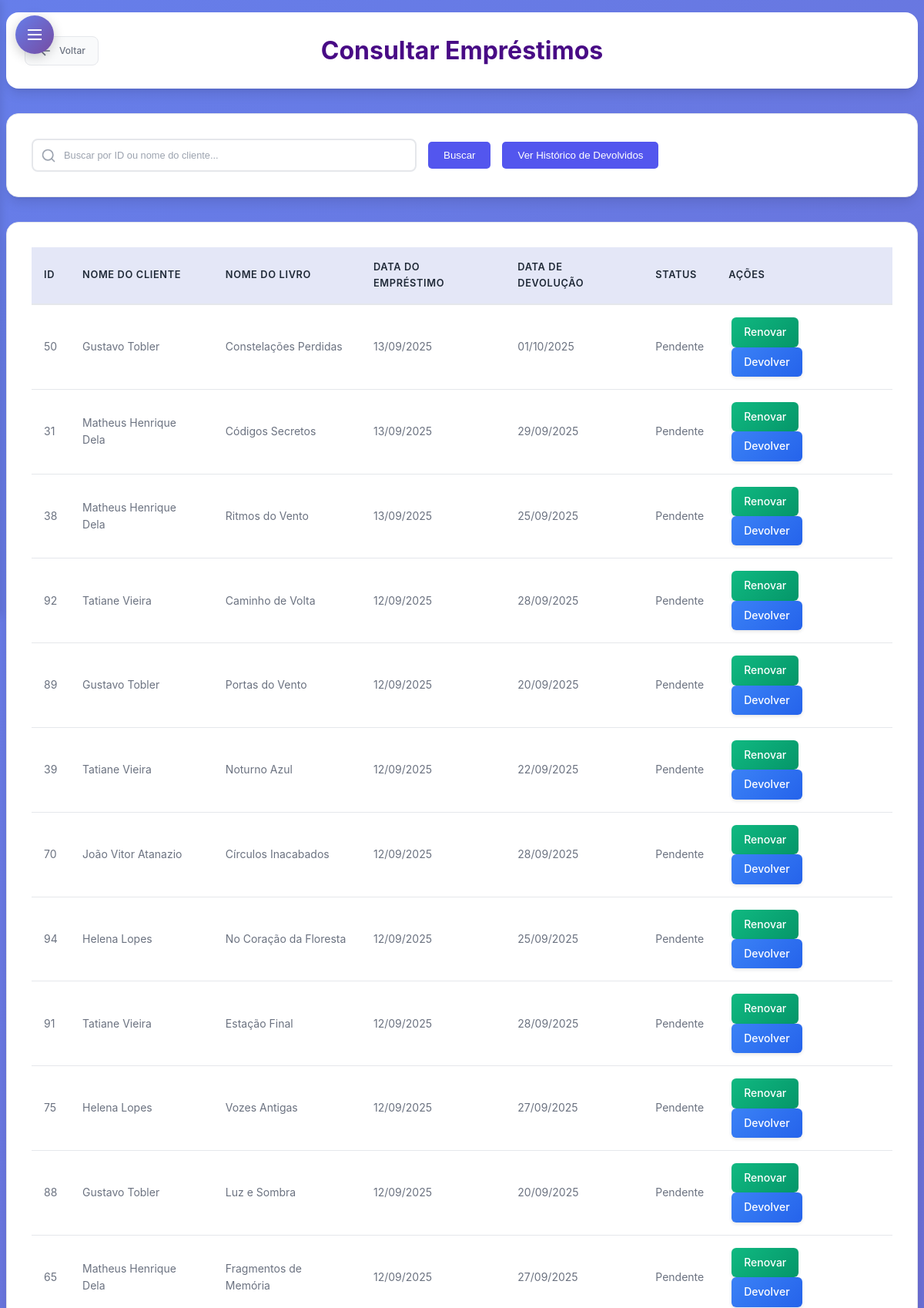
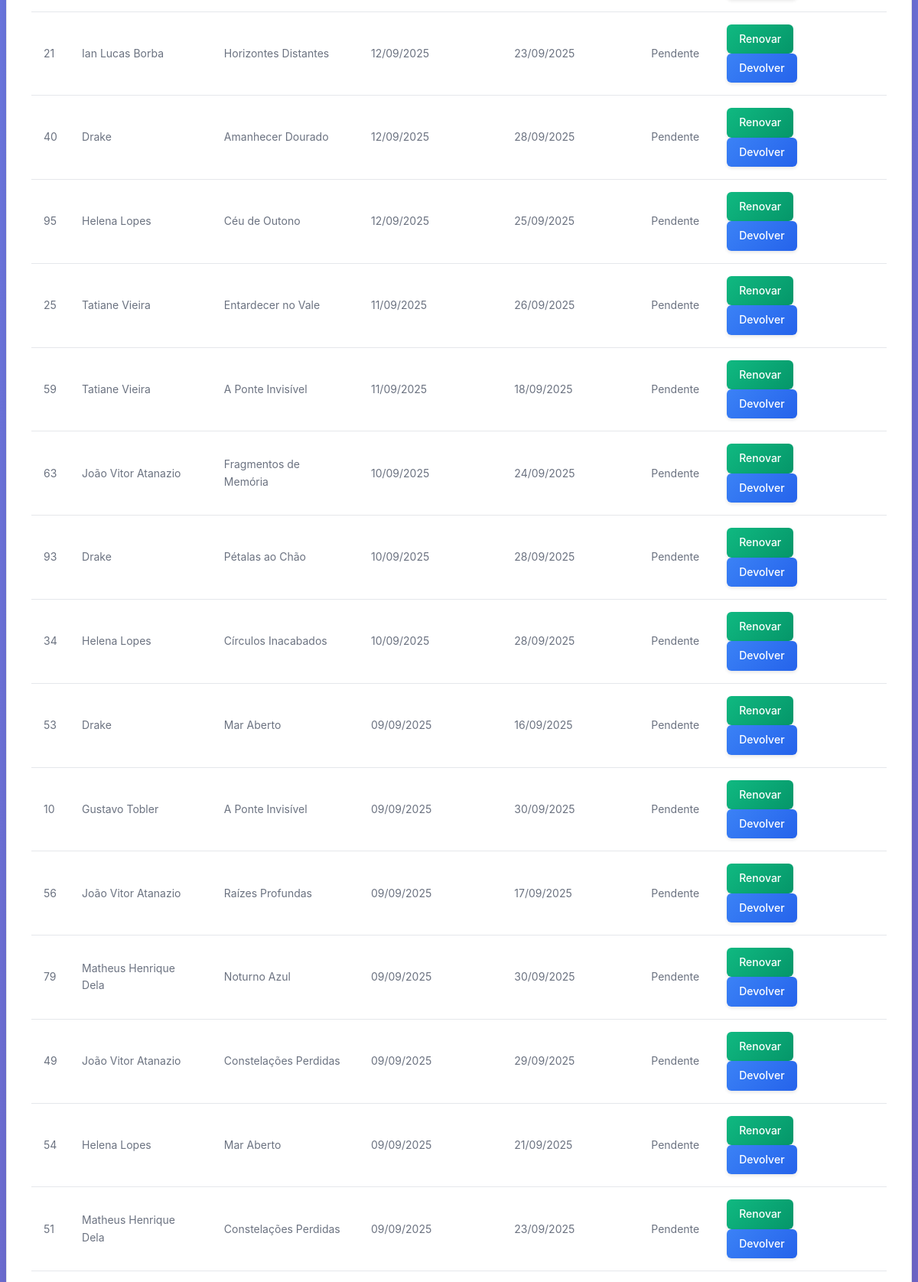
Screenshot of /subtelas/consultar_emprestimo.php (signed in, upper part) with the database file from the repository (2 pictures, top to bottom).
### tables this page shows
CREATE TABLE `emprestimo` (
  `Cod_Emprestimo` int(11) NOT NULL,
  `Cod_Cliente` int(11) NOT NULL,
  `Cod_Livro` int(11) NOT NULL,
  `Data_Emprestimo` date NOT NULL,
  `Data_Devolucao` date NOT NULL,
  `Data_Ultima_Renovacao` date DEFAULT NULL,
  `Status_Emprestimo` enum('Pendente','Devolvido') DEFAULT 'Pendente'
);

CREATE TABLE `cliente` (
  `Cod_Cliente` int(11) NOT NULL,
  `Cod_Perfil` int(11) DEFAULT NULL,
  `Nome` varchar(50) NOT NULL,
  `CPF` varchar(15) NOT NULL,
  `Email` varchar(255) NOT NULL,
  `Sexo` varchar(10) NOT NULL,
  `Nome_Responsavel` varchar(50) DEFAULT NULL,
  `Telefone` varchar(20) NOT NULL,
  `Data_Nascimento` date NOT NULL,
  `CEP` varchar(20) NOT NULL,
  `UF` char(2) NOT NULL,
  `Cidade` varchar(30) NOT NULL,
  `Bairro` varchar(30) NOT NULL,
  `Rua` varchar(40) NOT NULL,
  `Num_Residencia` int(11) NOT NULL,
  `Foto` longblob NOT NULL,
  `status` enum('ativo','inativo') DEFAULT 'ativo'
);

CREATE TABLE `livro` (
  `Cod_Livro` int(11) NOT NULL,
  `Cod_Autor` int(11) DEFAULT NULL,
  `Cod_Editora` int(11) DEFAULT NULL,
  `Cod_Doador` int(11) DEFAULT NULL,
  `Cod_Genero` int(11) DEFAULT NULL,
  `Titulo` varchar(50) NOT NULL,
  `Data_Lancamento` varchar(12) DEFAULT NULL,
  `Data_Registro` varchar(12) DEFAULT NULL,
  `Quantidade` int(11) NOT NULL,
  `Num_Prateleira` char(2) DEFAULT NULL,
  `Foto` longblob NOT NULL,
  `status` enum('ativo','inativo') DEFAULT 'ativo'
);

### subtelas/consultar_emprestimo.php (the view, shortened to what this page needs)
  <?php
require_once '../conexao.php';
$emprestimos = [];
$mostrar_inativos = isset($_GET['inativos']) && $_GET['inativos'] === 'true';
try {
    $statusFiltro = $mostrar_inativos ? "e.Status_Emprestimo = 'inativo'" : "e.Status_Emprestimo = 'Pendente'";
    if ($_SERVER["REQUEST_METHOD"] == "POST" && !empty($_POST['busca'])) {
        $busca = trim($_POST['busca']);
        if (is_numeric($busca)) {
            $sql = "SELECT e.Cod_Emprestimo, c.Nome AS Nome_Cliente, l.Titulo AS Nome_Livro,
                           e.Data_Emprestimo, e.Data_Devolucao, e.Status_Emprestimo
                      FROM emprestimo e
                      INNER JOIN cliente c ON e.Cod_Cliente = c.Cod_Cliente
                      INNER JOIN livro l ON e.Cod_Livro = l.Cod_Livro
                      WHERE e.Cod_Emprestimo = :busca AND $statusFiltro
                      ORDER BY e.Data_Emprestimo DESC";
            $stmt = $pdo->prepare($sql);
            $stmt->bindParam(':busca', $busca, PDO::PARAM_INT);
        } else {
            $sql = "SELECT e.Cod_Emprestimo, c.Nome AS Nome_Cliente, l.Titulo AS Nome_Livro,
                           e.Data_Emprestimo, e.Data_Devolucao, e.Status_Emprestimo
                      FROM emprestimo e
                      INNER JOIN cliente c ON e.Cod_Cliente = c.Cod_Cliente
                      INNER JOIN livro l ON e.Cod_Livro = l.Cod_Livro
                      WHERE c.Nome LIKE :busca_nome AND $statusFiltro
                      ORDER BY e.Data_Emprestimo DESC";
            $stmt = $pdo->prepare($sql);
            $stmt->bindValue(':busca_nome', "$busca%", PDO::PARAM_STR);
        }
    } else {
        $sql = "SELECT e.Cod_Emprestimo, c.Nome AS Nome_Cliente, l.Titulo AS Nome_Livro,
                       e.Data_Emprestimo, e.Data_Devolucao, e.Status_Emprestimo
                  FROM emprestimo e
                  INNER JOIN cliente c ON e.Cod_Cliente = c.Cod_Cliente
                  INNER JOIN livro l ON e.Cod_Livro = l.Cod_Livro
                  WHERE $statusFiltro
                  ORDER BY e.Data_Emprestimo DESC";
        $stmt = $pdo->prepare($sql);
    }
    $stmt->execute();
    $emprestimos = $stmt->fetchAll(PDO::FETCH_ASSOC);
} catch (PDOException $e) {
    $erro = "Erro na consulta: " . $e->getMessage();
    $emprestimos = [];
}
?>
<!DOCTYPE html>
<html lang="pt-br">
<head>
  <link rel="stylesheet" type="text/css" href="subtelas_css/consultas.css" />
  <link rel="stylesheet" type="text/css" href="subtelas_css/sidebar-dropdown.css" />
</head>
<body>
    <?php include 'includes/sidebar-dropdown.php'; ?>
  <div class="page-wrapper">
    <header>
      <a href="<?= $linkVoltar ?>" class="btn-voltar">
                    <svg width="20" height="20" viewBox="0 0 24 24" fill="none" stroke="currentColor" stroke-width="2">
                        <path d="M19 12H5M12 19l-7-7 7-7"/>
                    </svg>
                    Voltar
                </a>
      <h1>Consultar Empréstimos</h1>
    </header>
    <form action="consultar_emprestimo.php" method="POST">
    <div class="filtro-container">
      <div id="search-container">
          <div class="input-wrapper">
                         <input type="text" id="search-input" name="busca" placeholder="Buscar por ID ou nome do cliente..." value="<?= htmlspecialchars(isset($_POST['busca']) ? $_POST['busca'] : '') ?>">
          </div>
          <button type="submit" class="btn-filtrar">Buscar</button>
                     <div>
             <button type="button" id="btn-historico" class="btn-filtrar" onclick="alternarVisualizacao()">
               Ver Histórico de Devolvidos
             </button>
           </div>
        </div>
    </form>
    <nav>
      <table id="funcionarios-table">
        <thead>
          <tr>
            <th>ID</th>
            <th>NOME DO CLIENTE</th>
            <th>NOME DO LIVRO</th>
            <th>DATA DO EMPRÉSTIMO</th>
            <th>DATA DE DEVOLUÇÃO</th>
            <th>STATUS</th>
            <th>AÇÕES</th>
          </tr>
        </thead>
        <tbody>
          <?php if (!empty($emprestimos) && is_array($emprestimos)): ?>
            <?php foreach ($emprestimos as $e): ?>
              <tr>
                <td><?= htmlspecialchars($e['Cod_Emprestimo']) ?></td>
                <td><?= htmlspecialchars($e['Nome_Cliente']) ?></td>
                <td><?= htmlspecialchars($e['Nome_Livro']) ?></td>
                <td><?= date("d/m/Y", strtotime($e['Data_Emprestimo'])) ?></td>
                <td><?= $e['Data_Devolucao'] ? date("d/m/Y", strtotime($e['Data_Devolucao'])) : 'Não devolvido' ?></td>
                <td><?= htmlspecialchars($e['Status_Emprestimo']) ?></td>
                <td>
                  <?php if ($mostrar_inativos): ?>
                    <a href="consultar_emprestimo.php?reativar=<?= $e['Cod_Emprestimo'] ?>&inativos=true" class="btn-action btn-reactivate" title="Reativar" onclick="return confirm('Deseja reativar este empréstimo?')">
                      <svg width="16" height="16" viewBox="0 0 24 24" fill="none" stroke="currentColor" stroke-width="2">
                        <path d="M9 12l2 2 4-4M21 12c0 4.97-4.03 9-9 9s-9-4.03-9-9 4.03-9 9-9 9 4.03 9 9z"/>
                      </svg>
                    </a>
                  <?php else: ?>
                    <a href="renovar_emprestimo.php?id=<?= htmlspecialchars($e['Cod_Emprestimo']) ?>" class="renovar">Renovar</a>
                    <a href="devolver_emprestimo.php?id=<?= htmlspecialchars($e['Cod_Emprestimo']) ?>" class="devolver">Devolver</a>
                  <?php endif; ?>
                </td>
              </tr>
            <?php endforeach; ?>
          <?php else: ?>
              <tr><td colspan="7">Nenhum empréstimo pendente encontrado</td></tr>
          <?php endif; ?>
        </tbody>
      </table>
    </nav>
    </div>
</body>
</html>

### subtelas/subtelas_css/sidebar-dropdown.css (style rules this page uses)
.page-wrapper { transition: margin-left 0.3s ease; }

### subtelas/consultar_emprestimo.php (style rules this page uses)
#search-container { display: flex; align-items: center; gap: 15px; flex: 1; min-width: 300px; }
.input-wrapper { flex: 1; position: relative; }
.btn-filtrar { padding: 10px 20px; background:rgb(83, 86, 238); color: white; border: none; border-radius: 5px; cursor: pointer; transition: background 0.3s; font-weight: 500; }
a { text-decoration: none; }

### rows the page displays
emprestimo: Cod_Emprestimo "50", Cod_Cliente.Nome "Gustavo Tobler", Cod_Livro.Titulo "Constelações Perdidas", Data_Emprestimo "13/09/2025", Data_Devolucao "01/10/2025", Status_Emprestimo "Pendente"
emprestimo: Cod_Emprestimo "31", Cod_Cliente.Nome "Matheus Henrique Dela", Cod_Livro.Titulo "Códigos Secretos", Data_Emprestimo "13/09/2025", Data_Devolucao "29/09/2025", Status_Emprestimo "Pendente"
emprestimo: Cod_Emprestimo "38", Cod_Cliente.Nome "Matheus Henrique Dela", Cod_Livro.Titulo "Ritmos do Vento", Data_Emprestimo "13/09/2025", Data_Devolucao "25/09/2025", Status_Emprestimo "Pendente"
emprestimo: Cod_Emprestimo "92", Cod_Cliente.Nome "Tatiane Vieira", Cod_Livro.Titulo "Caminho de Volta", Data_Emprestimo "12/09/2025", Data_Devolucao "28/09/2025", Status_Emprestimo "Pendente"
emprestimo: Cod_Emprestimo "89", Cod_Cliente.Nome "Gustavo Tobler", Cod_Livro.Titulo "Portas do Vento", Data_Emprestimo "12/09/2025", Data_Devolucao "20/09/2025", Status_Emprestimo "Pendente"
emprestimo: Cod_Emprestimo "39", Cod_Cliente.Nome "Tatiane Vieira", Cod_Livro.Titulo "Noturno Azul", Data_Emprestimo "12/09/2025", Data_Devolucao "22/09/2025", Status_Emprestimo "Pendente"
emprestimo: Cod_Emprestimo "70", Cod_Cliente.Nome "João Vitor Atanazio", Cod_Livro.Titulo "Círculos Inacabados", Data_Emprestimo "12/09/2025", Data_Devolucao "28/09/2025", Status_Emprestimo "Pendente"
emprestimo: Cod_Emprestimo "94", Cod_Cliente.Nome "Helena Lopes", Cod_Livro.Titulo "No Coração da Floresta", Data_Emprestimo "12/09/2025", Data_Devolucao "25/09/2025", Status_Emprestimo "Pendente"
emprestimo: Cod_Emprestimo "91", Cod_Cliente.Nome "Tatiane Vieira", Cod_Livro.Titulo "Estação Final", Data_Emprestimo "12/09/2025", Data_Devolucao "28/09/2025", Status_Emprestimo "Pendente"
emprestimo: Cod_Emprestimo "75", Cod_Cliente.Nome "Helena Lopes", Cod_Livro.Titulo "Vozes Antigas", Data_Emprestimo "12/09/2025", Data_Devolucao "27/09/2025", Status_Emprestimo "Pendente"
emprestimo: Cod_Emprestimo "88", Cod_Cliente.Nome "Gustavo Tobler", Cod_Livro.Titulo "Luz e Sombra", Data_Emprestimo "12/09/2025", Data_Devolucao "20/09/2025", Status_Emprestimo "Pendente"
emprestimo: Cod_Emprestimo "65", Cod_Cliente.Nome "Matheus Henrique Dela", Cod_Livro.Titulo "Fragmentos de Memória", Data_Emprestimo "12/09/2025", Data_Devolucao "27/09/2025", Status_Emprestimo "Pendente"
emprestimo: Cod_Emprestimo "21", Cod_Cliente.Nome "Ian Lucas Borba", Cod_Livro.Titulo "Horizontes Distantes", Data_Emprestimo "12/09/2025", Data_Devolucao "23/09/2025", Status_Emprestimo "Pendente"
emprestimo: Cod_Emprestimo "40", Cod_Cliente.Nome "Drake", Cod_Livro.Titulo "Amanhecer Dourado", Data_Emprestimo "12/09/2025", Data_Devolucao "28/09/2025", Status_Emprestimo "Pendente"
emprestimo: Cod_Emprestimo "95", Cod_Cliente.Nome "Helena Lopes", Cod_Livro.Titulo "Céu de Outono", Data_Emprestimo "12/09/2025", Data_Devolucao "25/09/2025", Status_Emprestimo "Pendente"
emprestimo: Cod_Emprestimo "25", Cod_Cliente.Nome "Tatiane Vieira", Cod_Livro.Titulo "Entardecer no Vale", Data_Emprestimo "11/09/2025", Data_Devolucao "26/09/2025", Status_Emprestimo "Pendente"
emprestimo: Cod_Emprestimo "59", Cod_Cliente.Nome "Tatiane Vieira", Cod_Livro.Titulo "A Ponte Invisível", Data_Emprestimo "11/09/2025", Data_Devolucao "18/09/2025", Status_Emprestimo "Pendente"
emprestimo: Cod_Emprestimo "63", Cod_Cliente.Nome "João Vitor Atanazio", Cod_Livro.Titulo "Fragmentos de Memória", Data_Emprestimo "10/09/2025", Data_Devolucao "24/09/2025", Status_Emprestimo "Pendente"
emprestimo: Cod_Emprestimo "93", Cod_Cliente.Nome "Drake", Cod_Livro.Titulo "Pétalas ao Chão", Data_Emprestimo "10/09/2025", Data_Devolucao "28/09/2025", Status_Emprestimo "Pendente"
emprestimo: Cod_Emprestimo "34", Cod_Cliente.Nome "Helena Lopes", Cod_Livro.Titulo "Círculos Inacabados", Data_Emprestimo "10/09/2025", Data_Devolucao "28/09/2025", Status_Emprestimo "Pendente"
emprestimo: Cod_Emprestimo "53", Cod_Cliente.Nome "Drake", Cod_Livro.Titulo "Mar Aberto", Data_Emprestimo "09/09/2025", Data_Devolucao "16/09/2025", Status_Emprestimo "Pendente"
emprestimo: Cod_Emprestimo "10", Cod_Cliente.Nome "Gustavo Tobler", Cod_Livro.Titulo "A Ponte Invisível", Data_Emprestimo "09/09/2025", Data_Devolucao "30/09/2025", Status_Emprestimo "Pendente"
emprestimo: Cod_Emprestimo "56", Cod_Cliente.Nome "João Vitor Atanazio", Cod_Livro.Titulo "Raízes Profundas", Data_Emprestimo "09/09/2025", Data_Devolucao "17/09/2025", Status_Emprestimo "Pendente"
emprestimo: Cod_Emprestimo "79", Cod_Cliente.Nome "Matheus Henrique Dela", Cod_Livro.Titulo "Noturno Azul", Data_Emprestimo "09/09/2025", Data_Devolucao "30/09/2025", Status_Emprestimo "Pendente"
emprestimo: Cod_Emprestimo "49", Cod_Cliente.Nome "João Vitor Atanazio", Cod_Livro.Titulo "Constelações Perdidas", Data_Emprestimo "09/09/2025", Data_Devolucao "29/09/2025", Status_Emprestimo "Pendente"
emprestimo: Cod_Emprestimo "54", Cod_Cliente.Nome "Helena Lopes", Cod_Livro.Titulo "Mar Aberto", Data_Emprestimo "09/09/2025", Data_Devolucao "21/09/2025", Status_Emprestimo "Pendente"
emprestimo: Cod_Emprestimo "51", Cod_Cliente.Nome "Matheus Henrique Dela", Cod_Livro.Titulo "Constelações Perdidas", Data_Emprestimo "09/09/2025", Data_Devolucao "23/09/2025", Status_Emprestimo "Pendente"
